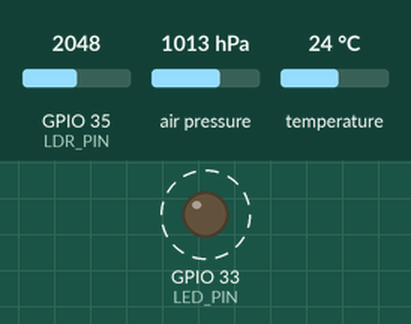
Bench run of a sketch on a simulated ESP32. On the bench: output pins drawn as LEDs (lit = HIGH). Dashed ring = blinking. The inputs (shaded band) are chosen by the test bench; at power-on: GPIO 35 (LDR_PIN) = 2048, air pressure 1013 hPa, temperature 24 °C. Storage starts empty; what the sketch prints to the serial monitor is not drawn.

Above: at 0.2 s.
Timing chart, 0 to 3.0 s (numbered marks = the images above):
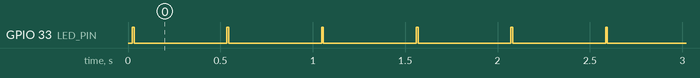

The sketch:

data_logger_sd.ino
```cpp
#include "FS.h"
#include "SD.h"
#include "SPI.h"
#include "Adafruit_BMP280.h"

//Loguear la infoo del sensor barométrico y LDR
#define LDR_PIN 35
#define LED_PIN 33

File readings;
Adafruit_BMP280 bmp; //Objeto bmp

char payload [80]; //Payload de lecturas


void setup() {
  pinMode(LED_PIN,OUTPUT);
  Serial.begin(115200);
  bmp.begin(0x76);
    // Montarlo. Si falla, manda mensaje de error
    if(!SD.begin()){
        Serial.println("Card Mount Failed");
        return;
    }

}

void loop() {

  //Hacer el payload de lecturas
  sprintf(payload,"%6.2f,%3.2f,%d",
          bmp.readPressure(),
          bmp.readTemperature(),
          analogRead(LDR_PIN));

  digitalWrite(LED_PIN,HIGH);
    readings = SD.open("/lecturas_sensor.csv",FILE_APPEND);
    readings.println(payload);
    readings.close();
    Serial.println(payload);
  digitalWrite(LED_PIN,LOW);

  delay(500);

}
```

Measured:
- by itself, GPIO 33 (LED_PIN): alternates HIGH for 0.01 s and LOW for 0.50 s
